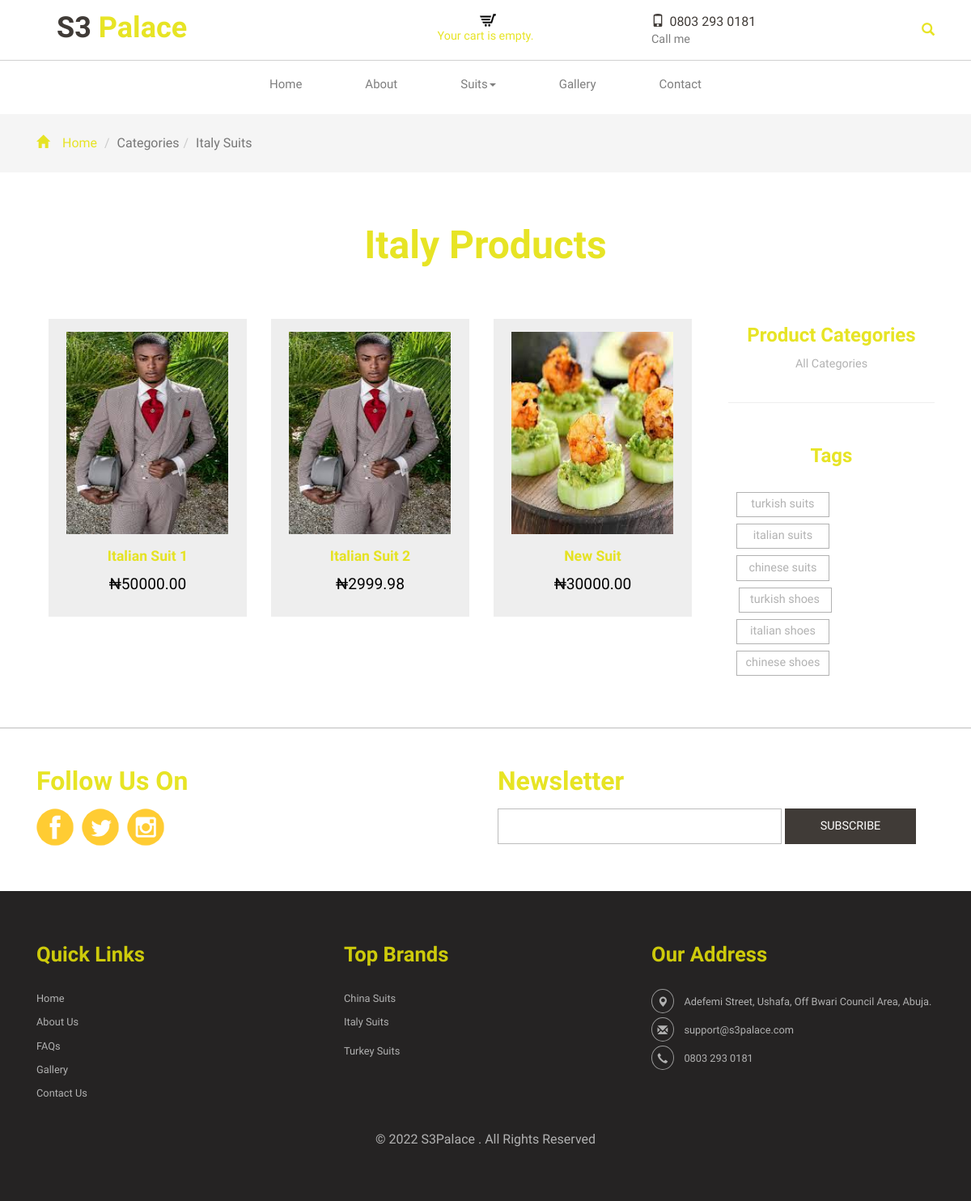
/suits/italy/, run on an earlier commit of the app's database.
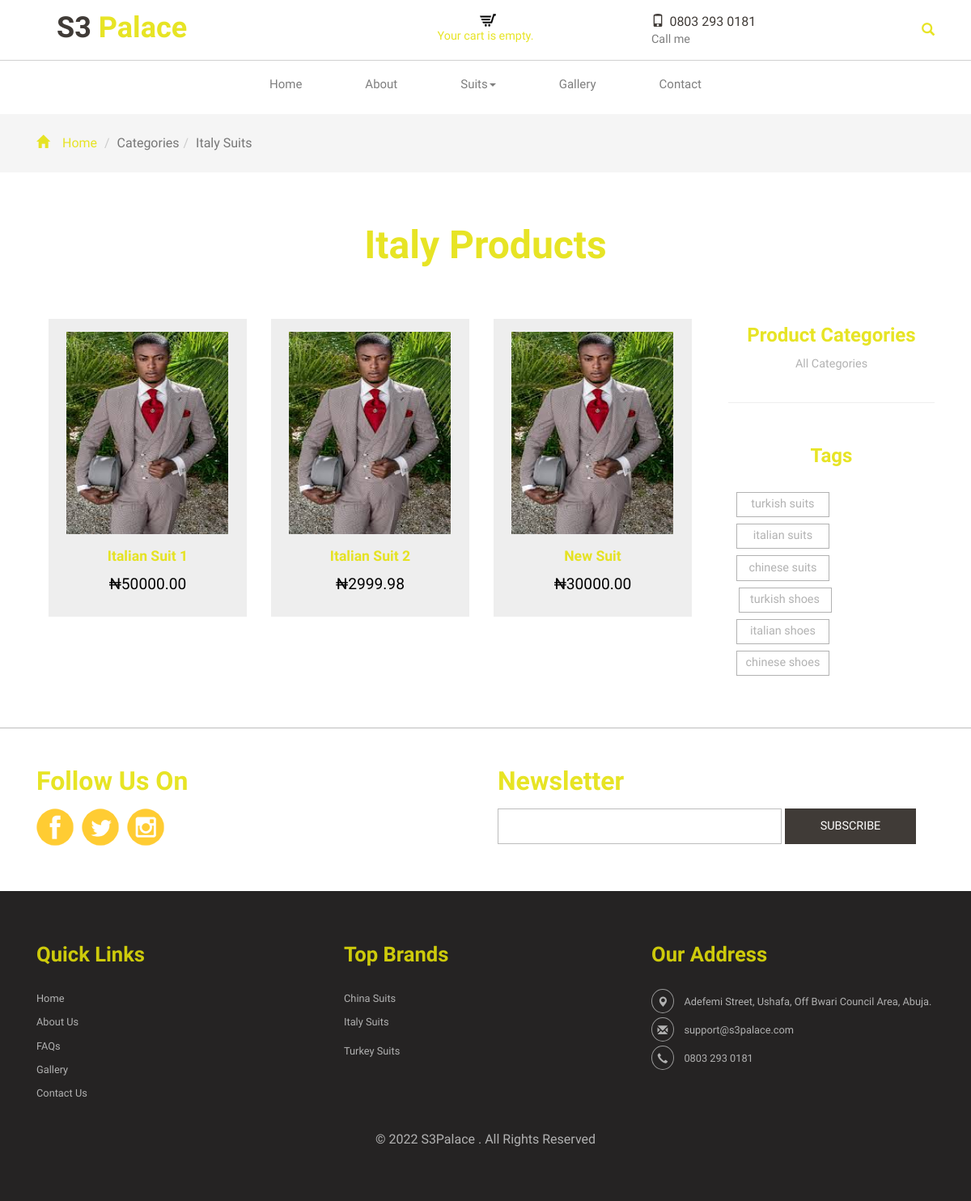
And on a later commit of the database.
### shop/models.py (models this page shows)
class Suits(models.Model):
    sizes = (
        (40,40),
        (42,42),
        (44,44),
        (46,46),
        (48,48),
        (50,50),
        (52,52),
        (54,54),
        (56,56),
        (58,58),
        (60,60),
        (64,64),
        (66,66),
        (68,68),
        (70,70)
    )
    brands = (
        ('Italian Suits', 'Italian Suits'),
        ('Turkish Suits', 'Turkish Suits'),
        ('Chinese Suits', 'Chinese Suits'),
        ('Italian Shoes', 'Italian Shoes'),
        ('Turkish Shoes', 'Turkish Shoes'),
        ('Chinese Shoes', 'Chinese Shoes')
    )
    name = models.CharField(max_length=200, db_index=True)
    slug = models.SlugField(max_length=200, db_index=True)
    category = models.ForeignKey(Category, related_name='suits_products', on_delete=models.CASCADE)
    sizes = models.CharField(max_length=20, blank=True, default='44-60')
    brands = models.CharField(max_length=100, choices=brands, null=True, db_index=True)
    image = models.ImageField(upload_to='products/%Y/%m/%d',blank=True)
    description = models.TextField(blank=True)
    price = models.DecimalField(max_digits=10, decimal_places=2)
    available = models.BooleanField(default=True)
    created = models.DateTimeField(auto_now_add=True)
    updated = models.DateTimeField(auto_now=True)
    def get_absolute_url(self):
        return reverse('shop:suit_detail', args=[self.id, self.slug])
    class Meta:
        ordering = ('name',)
        index_together = (('id', 'slug'),)
    def __str__(self):
        return self.name

### shop/views.py (the view)
# urls.py: path('suits/<slug:category_slug>/', views.category_list,name='product_list_by_category'),
def category_list(request, category_slug=None):
    category = None
    categories = Category.objects.all()
    suits = Suits.objects.filter(available=True)
    cart = Cart(request)
    if category_slug:
        category = get_object_or_404(Category, slug=category_slug)
        suits = suits.filter(category=category)
    for a in suits:
        print('This is suit:',a, a.get_absolute_url)
    context = {
		'category': category,
        'suits':suits,
        'cart':cart,
        'categories': categories
        }
    return render(request,'shop/product/suit_category_list.html', context)

### cart/cart.py (called while the page is built)
  def __len__(self):
    return sum(item['quantity'] for item in self.cart.values())

### shop/models.py (called while the page is built)
    def get_absolute_url(self):
        return reverse('shop:product_list_by_category',args=[self.slug])

### shop/templates/shop/product/suit_category_list.html (shortened to what this page needs)
{% extends 'shop/base.html' %}
{% load static %}
{% block content %}
<div class="breadcrumbs">
	<div class="container">
		<ol class="breadcrumb breadcrumb1 animated wow slideInLeft animated" data-wow-delay=".5s" style="visibility: visible; animation-delay: 0.5s; animation-name: slideInLeft;">
			<li><a href="{% url 'shop:home' %}"><span class="glyphicon glyphicon-home" aria-hidden="true"></span>Home</a></li>
			<li class="active">Categories</li><li class="active">{{category.name}} Suits</li>
		</ol>
	</div>
</div>
<div class="products">
	<div class="container">
		<h2>
			{% if category %}{{ category.name }} Products {% else %}Products{% endif %}
		</h2>
        <div class="col-md-9" style="border: 0px solid red;">
            <div class="content-top1">
                {% for c in suits %}
				<div class="col-md-4 col-md4">
					<div class="col-md1 simpleCart_shelfItem">
						<a href="{{ c.get_absolute_url }}">
							<img style="height:250px; width:200px;" class="img-responsive" src="{{ c.image.url }}" alt="Product Picture" />
						</a>
						<h3><a href="{{ c.get_absolute_url }}">{{ c.name }}</a></h3>
						<div class="price">
								<h5 class="item_price">&#x20A6;{{ c.price }}</h5>
						</div>
					</div>
				</div>
                {% endfor %}
            </div>
        </div> <br>
        <div class="col-md-3 col-sm-12 mt-10 animated wow fadeInLeft" data-wow-delay=".5s" style="text-align:center;">
				<div class=" rsidebar span_1_of_left">
						<h3 class="cate">Product Categories</h3>
						<ul class="menu-drop">
							<li class="item1"> {% if not category %} {% endif %}
								<a href="{% url "shop:home" %}">All Categories</a>
							</li>
						</ul>
				</div>
                <hr>
							<div class="tag">
								<h3 class="cate">Tags</h3>
								<div class="tags text-right col-md-6 col-sm-12">
									<ul>
										<li class='' style="width:115px; float:right;"><a href="#">turkish suits</a></li>
										<li style="width:115px; float:right;"><a href="#">italian suits</a></li>
										<li style="width:115px; float:right;"><a href="#">chinese suits</a></li>
										<li style="width:115px; float:right;"><a href="#">turkish shoes</a></li>
										<li style="width:115px; float:right;"><a href="#">italian shoes</a></li>
										<li style="width:115px; float:right;"><a href="#">chinese shoes</a></li>
										<div class="clearfix"> </div>
									</ul>
								</div>
							</div>
        </div>
    </div>
</div>
{% endblock content  %}

What changed in the data, as far as the page shows it:
changed Suits "New Suit": image: a different picture
